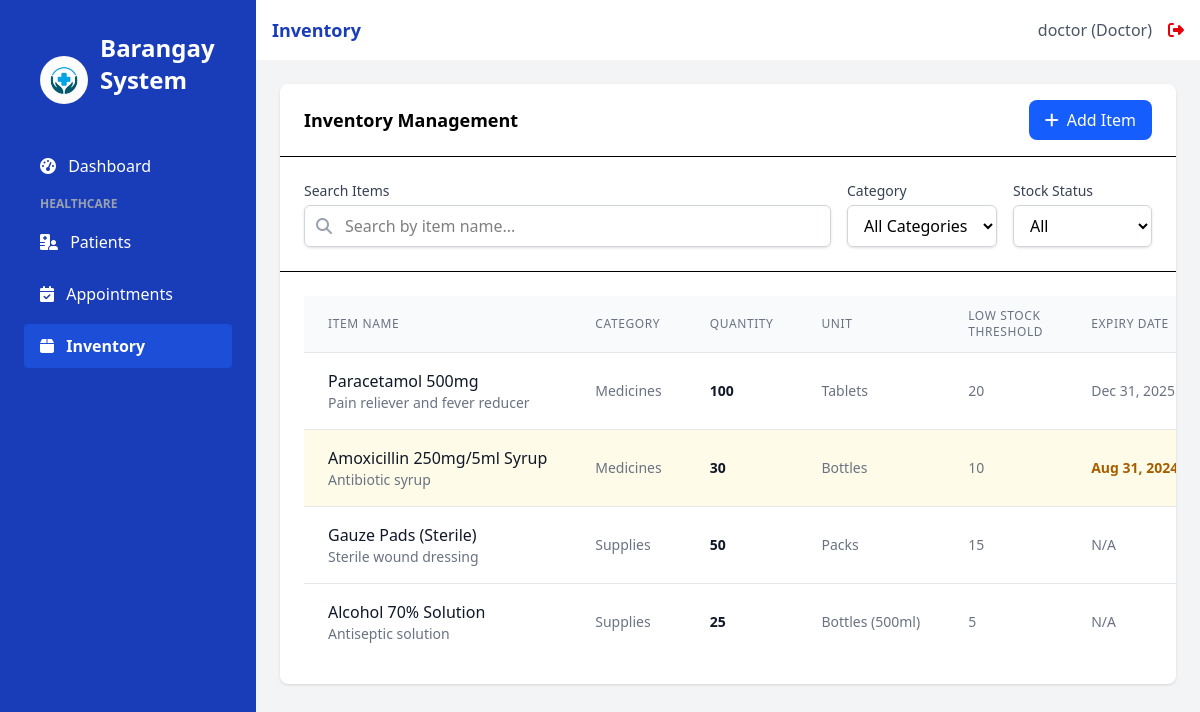
The page /inventory (signed in) on the database its author committed.
### app.py (models this page shows, shortened)
class User(UserMixin, db.Model):
    id = db.Column(db.Integer, primary_key=True)
    username = db.Column(db.String(100), unique=True, nullable=False)
    email = db.Column(db.String(100), unique=True, nullable=False)
    password_hash = db.Column(db.String(200), nullable=False)
    role = db.Column(db.String(20), nullable=False, default='staff')  # admin, doctor, nurse, staff
    created_at = db.Column(db.DateTime, default=datetime.utcnow)
    issued_certificates = db.relationship('Certificate', backref='issuer', lazy=True)

class InventoryItem(db.Model):
    id = db.Column(db.Integer, primary_key=True)
    name = db.Column(db.String(150), nullable=False)
    description = db.Column(db.Text)
    quantity = db.Column(db.Integer, default=0)
    unit = db.Column(db.String(50)) # e.g., 'pcs', 'boxes', 'bottles'
    category_id = db.Column(db.Integer, db.ForeignKey('inventory_category.id'))
    low_stock_threshold = db.Column(db.Integer, default=10)
    expiry_date = db.Column(db.Date, nullable=True)
    created_at = db.Column(db.DateTime, default=datetime.utcnow)
    updated_at = db.Column(db.DateTime, default=datetime.utcnow, onupdate=datetime.utcnow)
    transactions = db.relationship('InventoryTransaction', backref='item', lazy=True, cascade="all, delete-orphan")

class InventoryCategory(db.Model):
    id = db.Column(db.Integer, primary_key=True)
    name = db.Column(db.String(100), unique=True, nullable=False)
    description = db.Column(db.Text)
    items = db.relationship('InventoryItem', backref='category', lazy=True)

### app.py (the view, shortened to what this page needs)
@app.route('/inventory')
@login_required
@role_required(['admin', 'doctor', 'nurse', 'staff']) # Added 'doctor'
def inventory():
    categories = InventoryCategory.query.all()
    inventory_items = [] # Default to empty list
    low_stock = [] # Default to empty list
    schema_warning_flashed = False # Flag to avoid duplicate warnings
    try:
        inventory_items = InventoryItem.query.all()
    except Exception as e:
        flash('An unexpected error occurred while retrieving inventory items.', 'danger')
        app.logger.error(f"Unexpected error in /inventory (query.all): {e}")
    try:
        low_stock = InventoryItem.query.filter(InventoryItem.quantity <= InventoryItem.low_stock_threshold).all()
    except Exception as e:
        flash('An unexpected error occurred while retrieving low stock items.', 'danger')
        app.logger.error(f"Unexpected error in /inventory (low_stock query): {e}")
    today = date.today() # Get today's date
    return render_template('inventory.html',
                          title='Inventory',
                          categories=categories,
                          inventory=inventory_items, # Will be empty list if error occurred
                          low_stock=low_stock,       # Will be empty list if error occurred
                          today_date=today)

### app.py (called while the page is built)
@login_manager.user_loader
def load_user(user_id):
    return User.query.get(int(user_id))

def role_required(roles):
    def decorator(f):
        @wraps(f)
        def decorated_function(*args, **kwargs):
            if not current_user.is_authenticated or current_user.role not in roles:
                flash('You do not have permission to access this page.', 'danger')
                return redirect(url_for('login'))
            return f(*args, **kwargs)
        return decorated_function
    return decorator

### templates/inventory.html (shortened to what this page needs)
{% extends 'base.html' %}
{% block content %}
<div class="bg-white rounded-lg shadow">
    <div class="border-b px-6 py-4 flex items-center justify-between">
        <h2 class="font-semibold text-lg">Inventory Management</h2>
        <a href="{{ url_for('add_inventory_item') }}" class="bg-blue-600 hover:bg-blue-700 text-white px-4 py-2 rounded-lg flex items-center">
            <i class="fas fa-plus mr-2"></i> Add Item
        </a>
    </div>
    <div class="p-6 border-b">
        <div class="flex flex-col md:flex-row gap-4">
            <div class="flex-1">
                <label for="search" class="block text-sm font-medium text-gray-700 mb-1">Search Items</label>
                <div class="relative">
                    <div class="absolute inset-y-0 left-0 pl-3 flex items-center pointer-events-none">
                        <i class="fas fa-search text-gray-400"></i>
                    </div>
                    <input type="text" id="search" class="block w-full pl-10 pr-3 py-2 border border-gray-300 rounded-md shadow-sm focus:outline-none focus:ring-blue-500 focus:border-blue-500" placeholder="Search by item name...">
                </div>
            </div>
            <div>
                <label for="categoryFilter" class="block text-sm font-medium text-gray-700 mb-1">Category</label>
                <select id="categoryFilter" class="block w-full px-3 py-2 border border-gray-300 rounded-md shadow-sm focus:outline-none focus:ring-blue-500 focus:border-blue-500">
                    <option value="">All Categories</option>
                </select>
            </div>
            <div>
                <label for="stockStatus" class="block text-sm font-medium text-gray-700 mb-1">Stock Status</label>
                <select id="stockStatus" class="block w-full px-3 py-2 border border-gray-300 rounded-md shadow-sm focus:outline-none focus:ring-blue-500 focus:border-blue-500">
                    <option value="">All</option>
                </select>
            </div>
        </div>
    </div>
    <div class="p-6 overflow-x-auto">
        <table class="min-w-full divide-y divide-gray-200">
            <thead class="bg-gray-50">
                <tr>
                    <th scope="col" class="px-6 py-3 text-left text-xs font-medium text-gray-500 uppercase tracking-wider">Item Name</th>
                    <th scope="col" class="px-6 py-3 text-left text-xs font-medium text-gray-500 uppercase tracking-wider">Category</th>
                    <th scope="col" class="px-6 py-3 text-left text-xs font-medium text-gray-500 uppercase tracking-wider">Quantity</th>
                    <th scope="col" class="px-6 py-3 text-left text-xs font-medium text-gray-500 uppercase tracking-wider">Unit</th>
                    <th scope="col" class="px-6 py-3 text-left text-xs font-medium text-gray-500 uppercase tracking-wider">Low Stock Threshold</th>
                    <th scope="col" class="px-6 py-3 text-left text-xs font-medium text-gray-500 uppercase tracking-wider">Expiry Date</th>
                </tr>
            </thead>
            <tbody class="bg-white divide-y divide-gray-200">
                {% if inventory %}
                    {% for item in inventory %}
                    <tr class="{% if item.quantity <= item.low_stock_threshold %}bg-red-50 hover:bg-red-100{% elif item.expiry_date and item.expiry_date < today_date %}bg-yellow-50 hover:bg-yellow-100{% else %}hover:bg-gray-50{% endif %} transition-colors duration-150">
                        <td class="px-6 py-4 whitespace-nowrap">
                            <div class="font-medium text-gray-900">{{ item.name }}</div>
                            {% if item.description %}
                            <div class="text-sm text-gray-500">{{ item.description|truncate(50) }}</div>
                            {% endif %}
                        </td>
                        <td class="px-6 py-4 whitespace-nowrap text-sm text-gray-500">
                            {{ item.category.name if item.category else 'Uncategorized' }}
                        </td>
                        <td class="px-6 py-4 whitespace-nowrap text-sm font-semibold {% if item.quantity <= item.low_stock_threshold %}text-red-600{% else %}text-gray-900{% endif %}">
                            {{ item.quantity }}
                        </td>
                        <td class="px-6 py-4 whitespace-nowrap text-sm text-gray-500">
                            {{ item.unit }}
                        </td>
                        <td class="px-6 py-4 whitespace-nowrap text-sm text-gray-500">
                            {{ item.low_stock_threshold }}
                        </td>
                        <td class="px-6 py-4 whitespace-nowrap text-sm {% if item.expiry_date and item.expiry_date < today_date %}text-yellow-700 font-semibold{% else %}text-gray-500{% endif %}">
                            {{ item.expiry_date.strftime('%b %d, %Y') if item.expiry_date else 'N/A' }}
                        </td>
                    </tr>
                    {% endfor %}
                {% else %}
                    <tr>
                        <td colspan="7" class="px-6 py-4 text-center text-sm text-gray-500">
                            No inventory items found. <a href="{{ url_for('add_inventory_item') }}" class="text-blue-600 hover:underline">Add the first item</a>.
                        </td>
                    </tr>
                {% endif %}
            </tbody>
        </table>
    </div>
</div>
{% endblock %}

### templates/base.html (shortened to what this page needs)
<!DOCTYPE html>
<html lang="en">
<head>
    <script src="https://cdn.jsdelivr.net/npm/@tailwindcss/browser@4"></script>
    <link rel="stylesheet" href="https://cdnjs.cloudflare.com/ajax/libs/font-awesome/6.4.0/css/all.min.css">
</head>
<body class="bg-gray-50 flex h-screen">
    <div class="bg-blue-800 text-white w-64 py-4 flex-shrink-0 hidden md:block">
        <div class="px-6">
            <div class="p-4 flex items-center">
                <img src="{{ url_for('static', filename='images/logo.jpg') }}" alt="Barangay Logo" class="h-12 w-12 mr-3 rounded-full">
                <h1 class="text-2xl font-bold mb-8">Barangay System</h1>
            </div>
            <nav>
                <a href="{{ url_for('index') }}" class="sidebar-link block py-2.5 px-4 rounded transition duration-200 {% if request.path == url_for('index') %}sidebar-active{% else %}hover:bg-blue-700{% endif %} mb-2">
                    <i class="fas fa-tachometer-alt mr-2"></i> Dashboard
                </a>
                {% if current_user.role != 'staff' %}
                <div class="mb-4">
                    <p class="text-xs uppercase text-gray-400 font-semibold mb-2 pl-4">Healthcare</p>
                    <a href="{{ url_for('patients') }}" class="sidebar-link block py-2.5 px-4 rounded transition duration-200 {% if request.path == url_for('patients') %}sidebar-active{% else %}hover:bg-blue-700{% endif %} mb-2">
                        <i class="fas fa-hospital-user mr-2"></i> Patients
                    </a>
                    <a href="{{ url_for('appointments') }}" class="sidebar-link block py-2.5 px-4 rounded transition duration-200 {% if request.path == url_for('appointments') %}sidebar-active{% else %}hover:bg-blue-700{% endif %} mb-2">
                        <i class="fas fa-calendar-check mr-2"></i> Appointments
                    </a>
                    <a href="{{ url_for('inventory') }}" class="sidebar-link block py-2.5 px-4 rounded transition duration-200 {% if request.path == url_for('inventory') %}sidebar-active{% else %}hover:bg-blue-700{% endif %} mb-2">
                        <i class="fas fa-box mr-2"></i> Inventory
                    </a>
                </div>
                {% endif %}
            </nav>
        </div>
    </div>
    <div class="flex-1 flex flex-col overflow-hidden">
        <header class="bg-white shadow-sm py-4 px-4">
            <div class="flex items-center justify-between">
                <div class="text-lg font-semibold text-blue-800">{{ title }}</div>
                {% if current_user.is_authenticated %}
                <div class="flex items-center">
                    <span class="text-gray-600 mr-4">{{ current_user.username }} ({{ current_user.role|capitalize }})</span>
                    <a href="{{ url_for('logout') }}" class="text-red-600 hover:text-red-800">
                        <i class="fas fa-sign-out-alt"></i>
                    </a>
                </div>
                {% endif %}
            </div>
        </header>
        <main class="flex-1 overflow-x-hidden overflow-y-auto bg-gray-100 p-6">
            {% block content %}{% endblock %}
        </main>
    </div>
</body>
</html>

### templates/base.html (style rules this page uses)
.sidebar-active { background-color: #1D4ED8; color: white; font-weight: 600; }

### rows shown on the page
User: username "doctor", role "Doctor"
InventoryItem: name "Paracetamol 500mg", description "Pain reliever and fever reducer", category "Medicines", quantity "100", unit "Tablets", low_stock_threshold "20", expiry_date "Dec 31, 2025"
InventoryItem: name "Amoxicillin 250mg/5ml Syrup", description "Antibiotic syrup", category "Medicines", quantity "30", unit "Bottles", low_stock_threshold "10", expiry_date "Aug 31,…"
InventoryItem: name "Gauze Pads (Sterile)", description "Sterile wound dressing", category "Supplies", quantity "50", unit "Packs", low_stock_threshold "15", expiry_date "N/A"
InventoryItem: name "Alcohol 70% Solution", description "Antiseptic solution", category "Supplies", quantity "25", unit "Bottles (500ml)", low_stock_threshold "5", expiry_date "N/A"

### other values the page prints
{{ title }} "Inventory"
